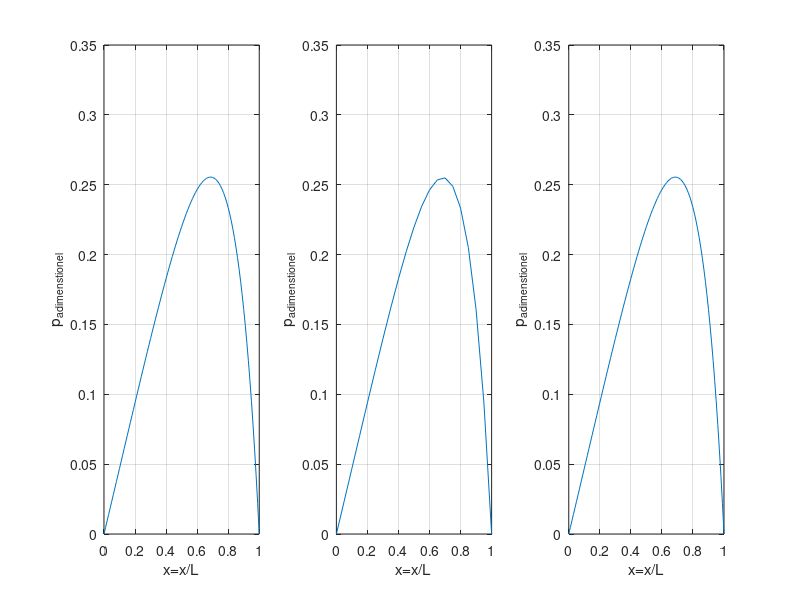
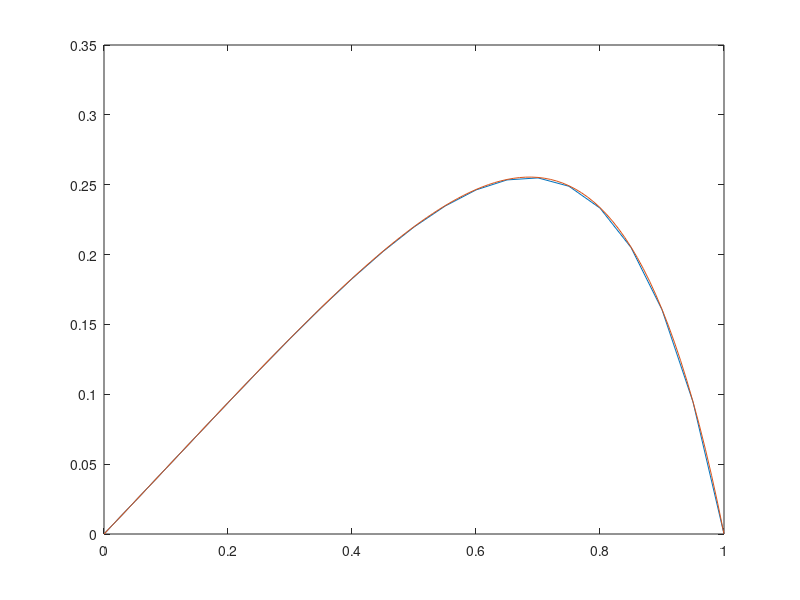

Write the MATLAB code that produced these figures, in order.
                              %% %%-%%-%% PROBLEME DE BLOCHET 1D %%-%%-%% %%
clear all
clc
close all
%% PARAMETRES D'ENTREE :
n=100;                % Nb de descritisation suivant x.
H=2.189;              % Inclinaison des plans.
Delta_x=1/n;          % Pas suivant x : ∆x=1/N.

tic
%-------------Inesialisation de pression--------------
for i=1:n+1
    p(i)=0;
end
%-------------   Calcule de pression   ---------------
tol=1e-7;
nr=inf;
itr=0;
sum=0;
var=1;
alpha=1.8;

for i=2:n
        h(i)=H-(H-1)*(i-1)*Delta_x;
        hm(i)=H-(H-1)*(i-1-0.5)*Delta_x;
        hp(i)=H-(H-1)*(i-1+0.5)*Delta_x;
end

while var>tol
    for i=2:n

        % Calcule numérique de débit de gradient pression par differance finis :
        p(i)=[(hp(i).^3/(hm(i).^3+hp(i).^3))*p(i+1)+(hm(i).^3/(hm(i).^3+hp(i).^3))*p(i-1)-6*Delta_x*((hp(i)-hm(i))/(hm(i).^3+hp(i).^3))]*alpha+(1-alpha)*p(i);
        % Calcule numérique de débit de couette :
        Q_c(i)=h(i)/2; 
        % Calcule numérique de débit de poiseuille :
        Q_p(i)=((p(i+1)-p(i-1))*h(i).^3)/(24*Delta_x);
        % Sommation de pression :
        sum=sum+p(i);
      
    end
    var=abs((sum-nr)/sum);
    nr=sum;
    sum=0;
    itr=itr+1;   
end
toc 
sumFf=0.0;
    for i=2:n   

sumFf=sumFf+( 1/hp(i) + hp(i)/2*((p(i+1)-p(i)) )/(Delta_x) )*Delta_x;

    end


%% Expressions numériques :
disp(['les résultats numériques : ']);

    p_max=max(p)                                         % Pression non-dimensionelle 
    F=nr*Delta_x                                         % Portance non-dimensionelle
    Qc=0.5*h(i)                                        ; % Débit couette non-dimensionelle
    Qp=(1/24)*(h(i).^3)*abs(p(i+1)-p(i-1))*(1/Delta_x) ; % Débit poiseuille non-dimensionelle
    Q=Qc+Qp                                              % Débit non-dimensionelle
    Ff=sumFf                                             %Pf

%% Expressions analytiques :
disp(['les résultats analytiques : ']);

    x=0.68;
    p_anal=6*(((H-1)*(1-x)*x)/((H+1)*(H-(H-1)*x).^2))  % Pression non-dimensionelle 
    F_anal=6*((log(H)/(H-1)^2)-(2/(H*H-1)))            % Portance non-dimensionelle
    Q_anal=H/(H+1)                                     % Débit non-dimensionelle
    Pf_anal=((H-1)/2)*F_anal+log(H)/(H-1)              % Puissance de frottement non-dimensionelle 

    
%% SOUS-Programme pour n=100

n1=20;
H1=2.189;
Delta_x1=1/n1;

for i=1:n1+1
    p1(i)=0;
end

tol1=1e-7;
nr1=inf;
itr1=0;
sum1=0;
var1=1;
alpha1=1.8;

for i=2:n1
        h1(i)=H1-(H1-1)*(i-1)*Delta_x1;
        hm1(i)=H1-(H1-1)*(i-1-0.5)*Delta_x1;
        hp1(i)=H1-(H1-1)*(i-1+0.5)*Delta_x1;
end

while var1>tol1
    for i=2:n1

        p1(i)=[(hp1(i).^3/(hm1(i).^3+hp1(i).^3))*p1(i+1)+(hm1(i).^3/(hm1(i).^3+hp1(i).^3))*p1(i-1)-6*Delta_x1*((hp1(i)-hm1(i))/(hm1(i).^3+hp1(i).^3))]*alpha1+(1-alpha1)*p1(i);
        
        sum1=sum1+p1(i);
      
    end
    var1=abs((sum1-nr1)/sum1);
    nr1=sum1;
    sum1=0;
    itr1=itr1+1;   
end

%% SOUS-Programme pour H=6

n2=100;
H2=2.189;
Delta_x2=1/n2;


for i=1:n2+1
    p2(i)=0;
end

tol2=1e-7;
nr2=inf;
itr2=0;
sum2=0;
var2=1;
alpha2=1.8;

for i=2:n2
        h2(i)=H2-(H2-1)*(i-1)*Delta_x2;
        hm2(i)=H2-(H2-1)*(i-1-0.5)*Delta_x2;
        hp2(i)=H2-(H2-1)*(i-1+0.5)*Delta_x2;
end

while var2>tol2
    for i=2:n2


        p2(i)=[(hp2(i).^3/(hm2(i).^3+hp2(i).^3))*p2(i+1)+(hm2(i).^3/(hm2(i).^3+hp2(i).^3))*p2(i-1)-6*Delta_x2*((hp2(i)-hm2(i))/(hm2(i).^3+hp2(i).^3))]*alpha2+(1-alpha2)*p2(i);
        

        sum2=sum2+p2(i);
      
    end
    var2=abs((sum2-nr2)/sum2);
    nr2=sum2;
    sum2=0;
    itr2=itr2+1;   
end

%% Affichage des résultats :

% H=2.189
subplot(1,3,1)
x_bar=linspace(0,1,n+1);
plot(x_bar,p)
grid on
xlabel('x=x/L')
ylabel('p_a_d_i_m_e_n_s_t_i_o_n_e_l')

%axis([0 1 0 0.3])

% H=1.1
subplot(1,3,2)
x_bar1=linspace(0,1,n1+1);
plot(x_bar1,p1)
grid on
xlabel('x=x/L')
ylabel('p_a_d_i_m_e_n_s_t_i_o_n_e_l')
% H=6
subplot(1,3,3)
x_bar2=linspace(0,1,n2+1);
plot(x_bar2,p2)
grid on
xlabel('x=x/L')
ylabel('p_a_d_i_m_e_n_s_t_i_o_n_e_l')
figure
plot(x_bar1,p1,x_bar2,p2)
